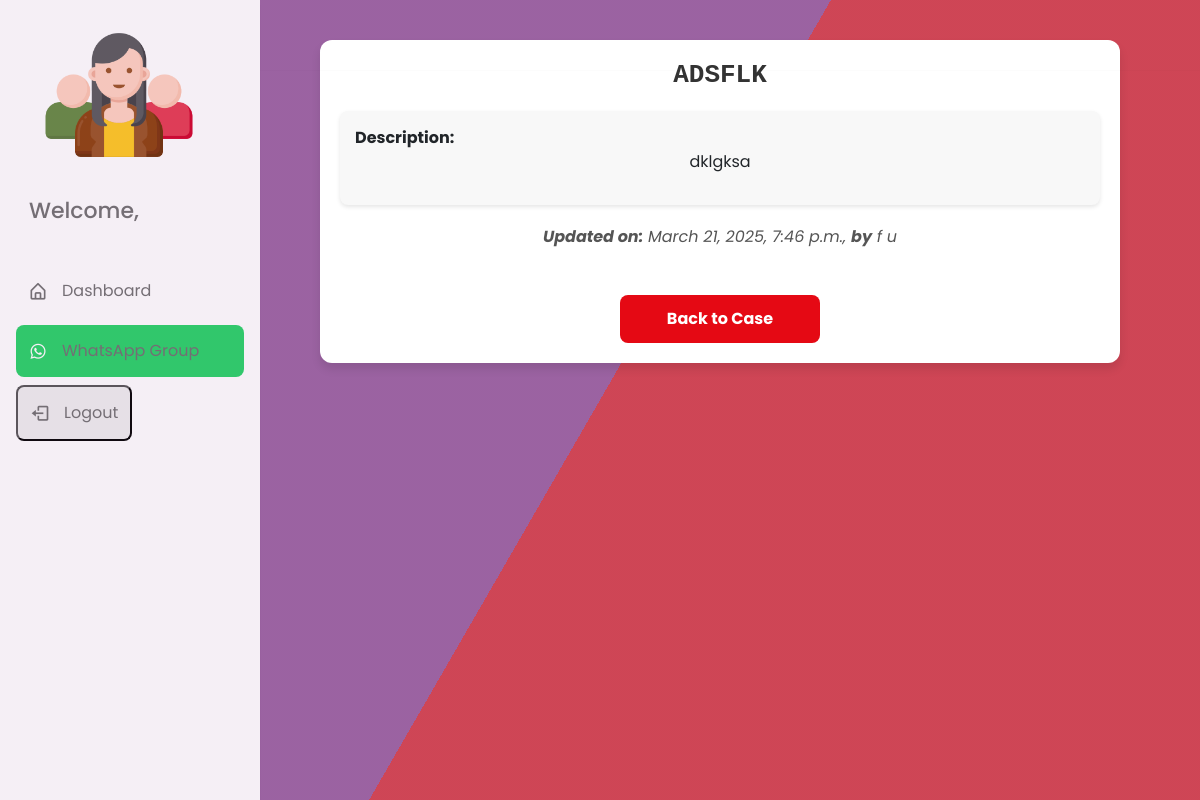
The page /case/4/4 (signed in) on the database its author committed.
### home/models.py (models this page shows, shortened)
class CaseUpdate(models.Model):
    case = models.ForeignKey(Case, on_delete=models.CASCADE, related_name="updates")
    timestamp = models.DateTimeField(auto_now_add=True)  # Auto stores update time
    title = models.CharField(max_length=100)
    location = models.URLField(blank=True, null=True)  # Optional URL
    description = models.TextField()
    image = models.ImageField(upload_to='static/case_images/', blank=True, null=True)  # Optional image
    updated_by = models.CharField(max_length=100, default="Admin")

### home/views.py (the view)
# urls.py: path("case/<int:case_id>/<int:update_id>", views.caseUpdateDetails, name="case_update_details"),
@login_required(login_url='home')
def caseUpdateDetails(request, case_id, update_id):
    if is_admin(request.user):
        base_template = 'admin_base.html'
    else:
        base_template = 'member_base.html'
    case = get_object_or_404(Case, id=case_id)
    update = get_object_or_404(case.updates, id=update_id)
    return render(request, 'case_update_details.html', {'case': case, 'update': update, 'base_template': base_template})

### home/views.py (called while the page is built)
def is_admin(user):
    return user.groups.filter(name='ADMIN').exists()

### templates/case_update_details.html (shortened to what this page needs)
{% extends base_template %}
{% block content %}
{% load static %}
<div class="case-container">
    <h1 class="case-title">{{ update.title }}</h1>
    <div class="case-description">
        <strong>Description:</strong>
        <p>{{ update.description }}</p>
    </div>
    <p class="created-date"><strong>Updated on:</strong> {{ update.timestamp }}, <strong>by</strong> {{ update.updated_by }}</p>
    <a href="{% url 'case_details' case.id %}" class="back-button">Back to Case</a>
</div>
{% endblock %}

### templates/member_base.html (style rules this page uses)
p { text-align: center; }
body { padding-left: 240px; }
h1 { font-family: monospace; }
:root { --body-color: #ebf0ff; --sidebar-color: #fff; --primary-color: #4070f4; --primary-color-light: #f6f5ff; --toggle-color: #ddd; --text-color: #707070; --tran-02: all 0.2s ease; --tran-03: all 0.3s ease; --tran-04: all 0.4s ease; --tran-05: all 0.5s ease; }
* { margin: 0; padding: 0; box-sizing: border-box; font-family: "Poppins", sans-serif; }
body { min-height: 100%; background-color: var(--body-color); transition: var(--tran-05); }

### templates/case_update_details.html (style rules this page uses)
.case-container { max-width: 800px; margin: 40px auto; padding: 20px; background-color: #fff; border-radius: 12px; box-shadow: 0px 6px 10px rgba(0, 0, 0, 0.1); text-align: center; }
.case-title { font-size: 26px; font-weight: bold; margin-bottom: 20px; text-transform: uppercase; color: #333; }
.case-description { background-color: #f8f8f8; padding: 15px; border-radius: 8px; font-size: 16px; text-align: justify; line-height: 1.5; box-shadow: 0px 2px 4px rgba(0, 0, 0, 0.1); }
.created-date { font-style: italic; color: #555; margin-top: 20px; }
.back-button { display: inline-block; margin: 30px auto 0; padding: 12px 20px; background-color: #e50914; color: white; border-radius: 8px; text-decoration: none; font-weight: bold; width: 200px; text-align: center; transition: background-color 0.3s ease; }

### rows shown on the page
CaseUpdate: title "ADSFLK", description "dklgksa", timestamp "March 21, 2025, 7:46 p.m.", updated_by "f u"
